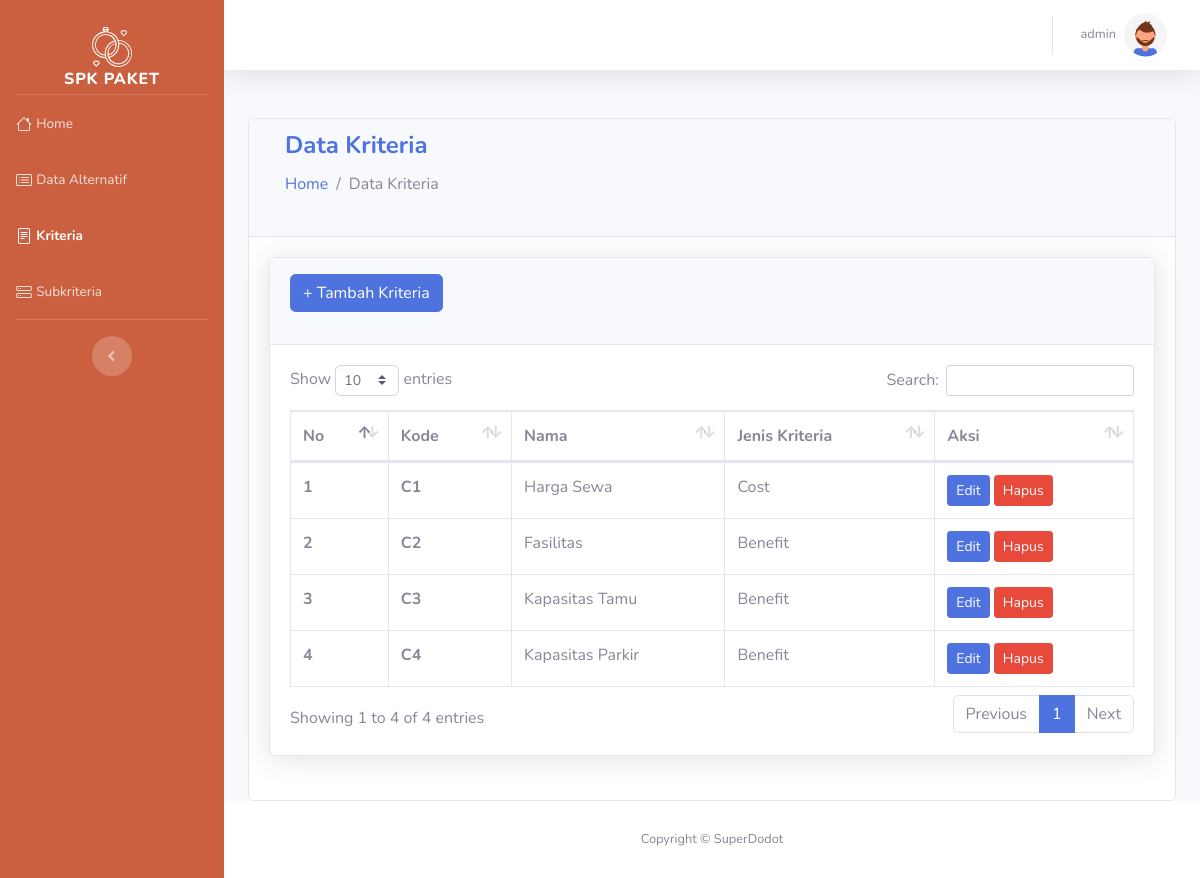
/admin/kriteria.php (signed in), run on the app's committed database.
### tables this page shows
CREATE TABLE `kriteria` (
  `id_kriteria` char(3) NOT NULL,
  `nama_kriteria` varchar(255) NOT NULL,
  `jenis_kriteria` enum('Cost','Benefit') NOT NULL
);

### config.php (called while the page is built, shortened)
<?php
function connectDatabase()
{
    $conn = new mysqli(DB_HOST, DB_USERNAME, DB_PASSWORD, DB_NAME);
    return $conn;
}
?>

### admin/functions/kriteria.php (called while the page is built, shortened)
<?php
    require_once '../config.php';
    class Kriteria{
        private $db;
        public function __construct()
        {
            $this->db = connectDatabase();
        }
        public function getKriteria(){
            return $this->db->query("SELECT * FROM `kriteria`");
        }
    }
    $Kriteria = new Kriteria();
?>

### admin/kriteria.php (the view, shortened to what this page needs)
<?php
require_once './header.php';
require_once './functions/kriteria.php';
?>
<?php
$data_Kriteria = $Kriteria->getKriteria();
?>
<div class="row">
    <div class="col-lg-12">
        <div class="card">
            <div class="card-header">
                <h4 class="m-0 font-weight-bold text-primary ml-3">Data Kriteria</h4>
                <nav aria-label="breadcrumb">
                    <ol class="breadcrumb bg-light pl-n5">
                        <li class="breadcrumb-item"><a href="./index.php">Home</a></li>
                        <li class="breadcrumb-item active" aria-current="page">Data Kriteria</li>
                    </ol>
                </nav>
            </div>
            <div class="card-body">
                <div class="card shadow mb-4">
                    <div class="card-header py-3">
                        <a href="./add_kriteria.php" class="btn btn-primary mb-3">
                            + Tambah Kriteria
                        </a>
                    </div>
                    <div class="card-body">
                        <div class="table-responsive">
                            <table class="table table-bordered" id="dataTable" width="100%" cellspacing="0">
                                <thead>
                                    <tr>
                                        <th>No</th>
                                        <th>Kode</th>
                                        <th>Nama</th>
                                        <th>Jenis Kriteria</th>
                                        <th>Aksi</th>
                                    </tr>
                                </thead>
                                <tbody>
                                    <?php foreach ($data_Kriteria as $key => $kriteria):?>
                                    <tr>
                                        <th scope="row"><?=$key+1;?></th>
                                        <th scope="row"><?=$kriteria['id_kriteria'];?></th>
                                        <td><?=$kriteria['nama_kriteria'];?></td>
                                        <td><?=$kriteria['jenis_kriteria'];?></td>
                                        <td>
                                            <button data-toggle="modal"
                                                data-target="#edit<?=$kriteria['id_kriteria'];?>" type="button"
                                                class="btn btn-sm btn-primary">Edit</button>
                                            <button data-toggle="modal"
                                                data-target="#hapus<?=$kriteria['id_kriteria'];?>" type="button"
                                                class="btn btn-sm btn-danger">Hapus</button>
                                        </td>
                                    </tr>
                                    <?php endforeach;?>
                                </tbody>
                            </table>
                        </div>
                    </div>
                </div>
            </div>
        </div>
    </div>
</div>
<?php require_once './footer.php';?>

### data on the page
kriteria: id_kriteria "C1", nama_kriteria "Harga Sewa", jenis_kriteria "Cost"
kriteria: id_kriteria "C2", nama_kriteria "Fasilitas", jenis_kriteria "Benefit"
kriteria: id_kriteria "C3", nama_kriteria "Kapasitas Tamu", jenis_kriteria "Benefit"
kriteria: id_kriteria "C4", nama_kriteria "Kapasitas Parkir", jenis_kriteria "Benefit"

### other printed values
$_SESSION['username'] "admin"
